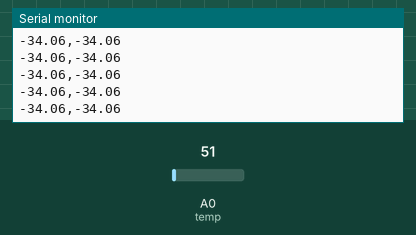
Bench run of a sketch on a simulated Arduino Uno, built with avr-gcc and run on an emulated ATmega328P. On the bench: the last lines printed to the serial monitor. The test bench sets the inputs (shaded band); at power-on: A0 (temp) = 51.

Above: at 1.2 s.
1.3 s: A0 (temp) set to 133
At 1.34 s:
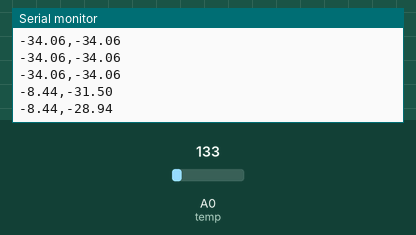
2.8 s: A0 (temp) set to 163
At 2.86 s:
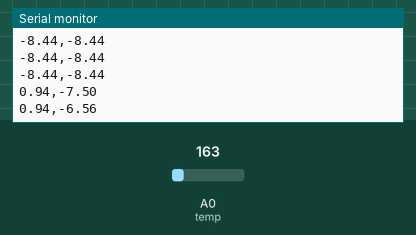
Timing chart, 0 to 5.8 s (numbered marks = the images above; inputs shaded):
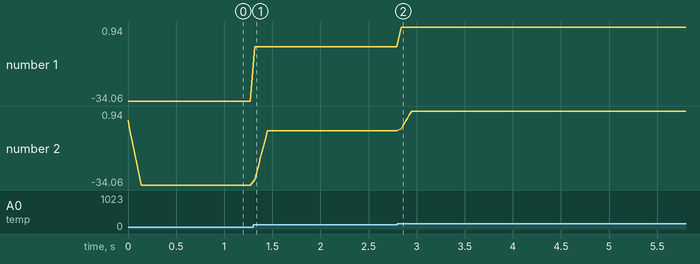

The sketch:

avgFilter.ino
```cpp
#define NUM 10
struct avgFilter
{
  float sum = 0.0;
  float data[NUM];
  int index = 0;

  void initData(void)
  {
    for (int i=0 ; i<NUM ; i++)
      data[i] = 0.0;
  }

  float filteredData(float newData)
  {
    sum = sum - data[index];
    data[index] = newData;
    sum = sum + data[index];
    index++;

    if(index >= NUM) index = 0;

    return sum/NUM;
  }
};


avgFilter Temp;
int temp = A0;

void setup() {
  Serial.begin(9600);
}

void loop() {
  float filteredData = 0.0;
  for (int i=0 ; i<NUM ; i++)
  {
    float valADC = analogRead(temp);
    float tempDegree = 320*valADC / 1024 - 50;
    //Serial.print("rawTemp,");
    Serial.print(tempDegree);
    filteredData = Temp.filteredData(tempDegree);
    Serial.print(",");
    Serial.println(filteredData);
  }
  delay(100);

}
```

Measured:
- after the input at 1.3 s, the serial monitor: prints a new line at once (image 1)
- after the input at 2.8 s, the serial monitor: prints a new line at once (image 2)
- plotted number 1: -34.06 → -8.44 after the input at 1.3 s, -8.44 → 0.94 after the input at 2.8 s
- plotted number 2: -34.06 → -8.44 after the input at 1.3 s, -8.44 → 0.94 after the input at 2.8 s
